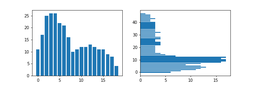
#> input picture lab_6/pics/hists/0.png, 256 x 85 px, shrunk from 630 x 210 before the run, given in place of string.bmp, which was not available
$ python utils.py   (older library calls are emulated)
#> lines starting #> are read from the running program, lines starting #| are printed output that depends on the picture; after the words box and inside, x2 and y2 are one past the last pixel; in counts of white or black regions, pixels touching at a corner belong together; pictures that were not available may be replaced by others from this repository, and a replacement may not be noted
### lab_6/binarization.py
from PIL import Image

INDENT = 10


def semitone(img):
    """Reducing the image to a semitone"""
    if str(img.mode) == "L":
        return img

    width = img.size[0]
    height = img.size[1]
    new_image = Image.new("L", (width, height))
    for x in range(width):
        for y in range(height):
            pix = img.getpixel((x, y))
            sum_ = 0.3 * pix[0] + 0.59 * pix[1] + 0.11 * pix[2]
            # sum_ = sum(pix) // 3
            new_image.putpixel((x, y), int(sum_))
    return new_image


def mono(img):
    """Converting the image to black and white."""
    if str(img.mode) == "1":
        return img

    img = semitone(img)
    integral_img = integral(img)
    width = img.size[0]
    height = img.size[1]
    new_image = Image.new("1", (width, height))

    for x in range(width):
        for y in range(height):
            pix = img.getpixel((x, y))
            int_pix = mid_pix(integral_img, x, y, width, height)
            if pix < int_pix:
                new_image.putpixel((x, y), 0)
            else:
                new_image.putpixel((x, y), 1)

    return new_image


def integral(img):
    """Calculating the integral image."""

    width = img.size[0]
    height = img.size[1]
    integral_img = [[0 for _ in range(width)] for _ in range(height)]

    for x in range(width):
        for y in range(height):
            pix = img.getpixel((x, y))
            if x == 0 and y == 0:
                new_pix = pix
            elif x == 0 and y > 0:
                new_pix = pix + integral_img[y - 1][x]
            elif x > 0 and y == 0:
                new_pix = pix + integral_img[y][x - 1]
            else:
                new_pix = (
                    pix
                    - integral_img[y - 1][x - 1]
                    + integral_img[y - 1][x]
                    + integral_img[y][x - 1]
                )
            integral_img[y][x] = new_pix
    return integral_img


def mid_pix(integral_img, x, y, width, height, indent=INDENT):
    """Average value of a pixel on an area with an indent s."""

    sqrt = 0
    pix = 0

    if y + indent >= height or x + indent >= width:
        if y + indent >= height and x + indent >= width:
            x = width - 1
            y = height - 1
            pix = (
                integral_img[y][x]
                - integral_img[y - indent][x]
                - integral_img[y][x - indent]
                + integral_img[y - indent][x - indent]
            )
            sqrt = (x + 1 - (x - indent)) * (y + 1 - (y - indent))

        elif y <= indent <= x and x + indent >= width:
            pix = (
                integral_img[y + indent][width - 1]
                - integral_img[y + indent][x - indent]
            )
            sqrt = (width - 1 - (x - indent)) * (y + indent + 1)
        elif x <= indent <= y and y + indent >= height:
            pix = (
                integral_img[height - 1][x + indent]
                - integral_img[y - indent][x + indent]
            )
            sqrt = (x + indent + 1) * (height - 1 - (y - indent) + 1)

        elif y + indent >= height:
            pix = (
                integral_img[height - 1][x + indent]
                - integral_img[y - indent][x + indent]
                - integral_img[height - 1][x - indent]
                + integral_img[y - indent][x - indent]
            )
            sqrt = (x + indent - (x - indent)) * (height - 1 - (y - indent) + 1)

        elif x + indent >= width:
            pix = (
                integral_img[y + indent][width - 1]
                - integral_img[y - indent][width - 1]
                - integral_img[y + indent][x - indent]
                + integral_img[y - indent][x - indent]
            )
            sqrt = (width - (x - indent)) * (y + indent - (y - indent) + 1)
        return pix // sqrt

    pix = integral_img[y + indent][x + indent]
    if x > indent and y > indent:
        pix = (
            pix
            - integral_img[y - indent][x + indent]
            - integral_img[y + indent][x - indent]
            + integral_img[y - indent][x - indent]
        )
        sqrt = (indent * 2 + 1) ** 2

    elif y <= indent <= x:
        pix -= integral_img[y + indent][x - indent]
        sqrt = (x + indent - (x - indent) + 1) * (y + indent + 1)
    elif x <= indent <= y:
        pix -= integral_img[y - indent][x + indent]
        sqrt = (x + indent + 1) * (y + indent - (y - indent) + 1)

    elif x < indent and y < indent:
        pix = integral_img[y][x]
        sqrt = (x + 1) * (y + 1)
    return pix // sqrt

### lab_6/utils.py
import numpy as np
from PIL import Image, ImageDraw
import matplotlib.pyplot as plt
import warnings
from binarization import mono

warnings.filterwarnings("ignore")

s = 'ابپتثجچحخدذرزژسشصضطظعغفقکگلمنوهی'

white = 255
black = 0


def get_profiles(img):
    # img = convert_to_bin(img)

    width = img.size[0]
    height = img.size[1]
    x_profiles = []
    y_profiles = []

    for x in range(width):
        bright = 0
        for y in range(height):
            pix = img.getpixel((x, y))
            if pix == black:
                bright += 1
        x_profiles.append(bright)

    for y in range(height):
        bright = 0
        for x in range(width):
            pix = img.getpixel((x, y))
            if pix == black:
                bright += 1
        y_profiles.append(bright)

    return x_profiles, y_profiles


def print_bar(img):
    x_profiles, y_profiles = get_profiles(img)
    fig, axs = plt.subplots(1, 2, figsize=(9, 3))

    axs[0].bar(np.arange(0, len(x_profiles)), height=x_profiles)
    axs[1].barh(np.arange(0, len(y_profiles)), width=y_profiles)

    plt.savefig(f"pics/reference/profile.png", dpi=70)


def convert_to_bin(img):
    if str(img.mode) != "1":
        img = mono(img)
    img.save("pics/reference/string.bmp")
    return img


def segmentation(img):
    height = img.size[1]
    x_profiles, y_profiles = get_profiles(img)
    ep = 0
    res = []
    for i in range(len(x_profiles)):

        if x_profiles[i] <= ep:
            step = 0
        else:
            step += 1
            right = i
            left = right - step
            if x_profiles[i + 1] <= ep:
                res.append((left, right))

    for i in range(len(res)):
        left, right = res[i]
        new_im = img.crop((left, 0, right + 2, height))
        new_im = reference_image(new_im)
        new_im.save(f"pics/results/{str(i)}.bmp", mode="1")
    return res


def get_hist_profile(res):
    for i in range(len(res)):
        img = Image.open(f"pics/results/{str(i)}.bmp")
        img = reference_image(img)

        x_profile, y_profile = get_profiles(img)
        fig, axs = plt.subplots(1, 2, figsize=(9, 3))

        axs[0].bar(np.arange(0, len(x_profile)), height=x_profile)
        axs[1].barh(np.arange(0, len(y_profile)), width=y_profile)

        plt.savefig(f"pics/hists/{i}.png", dpi=70)
        del fig
        del axs


def return_opt_size(font, alphabet):
    img = Image.new("1", (50, 50), "white")
    draw = ImageDraw.Draw(img)
    wmax, hmax = -1, -1
    for c in alphabet:
        sz = draw.textsize(str(c), font)
        wmax, hmax = max(wmax, sz[0]), max(hmax, sz[1])
    return wmax, hmax


def reference_image(img):
    pix = img.load()
    width, height = img.size[0], img.size[1]
    hor_p = [0 for _ in range(width)]
    ver_p = [0 for _ in range(height)]
    for i in range(width):
        for j in range(height):
            if pix[i, j] == 0:
                hor_p[i] += 1
                ver_p[j] += 1
    x0, y0, x1, y1 = 0, 0, width, height
    eps = 0
    for i in range(width):
        if hor_p[i] > eps:
            x0 = i
            break

    for i in range(width - 1, -1, -1):
        if hor_p[i] <= eps:
            x1 = i
        else:
            break

    for i in range(height):
        if ver_p[i] > eps:
            y0 = i
            break

    for i in range(height - 1, -1, -1):
        if ver_p[i] <= eps:
            y1 = i
        else:
            break

    new_sz = (x0, y0, x1, y1)
    return img.crop(new_sz)


img = Image.open("pics/reference/string.bmp")
#> img is the input picture: PIL image 256x85 RGBA; mean R, G, B, A 212.9, 228, 238.5, 255
img_bin = convert_to_bin(img)
#> in semitone, `new_image = Image.new("L", (width, height))`: new_image: PIL image 256x85 L; every value is 0
#> after the loop in semitone, `for x in range(width):`:
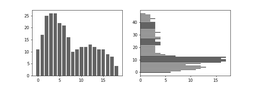
#> new_image: PIL image 256x85 L; min 75, max 255, mean 224.5
#> after the loop in integral, `for x in range(width):`: integral_img = 85 items
#> the loop in mono, `for x in range(width):` made 256 passes
#> after the loop in mono, `for x in range(width):`:
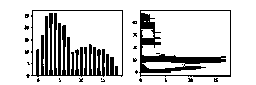
#> new_image: PIL image 256x85 1; 82.1% white; 24 black regions (22 under 20 px), largest, box (x1, y1, x2, y2) and area: (31, 10, 123, 77) 2164, (139, 10, 231, 77) 1519
# print_bar(img_bin)
arr = segmentation(img_bin)
#> the loop in segmentation, `for i in range(len(res)):` made 4 passes
#> pass 2, in segmentation, `new_im = img.crop((left, 0, right + 2, height))`:
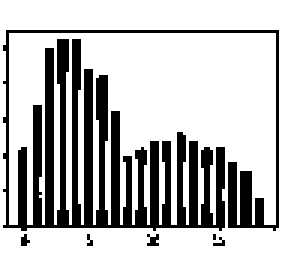
#> new_im: PIL image 94x85 1 (shown 3 times larger); 72.5% white; 6 black regions (5 under 20 px), largest, box (x1, y1, x2, y2) and area: (1, 10, 93, 77) 2164
#> pass 2, in segmentation, `new_im = reference_image(new_im)`:
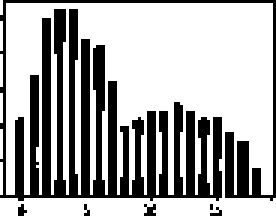
#> new_im: PIL image 92x72 1 (shown 3 times larger); 66.8% white; 6 black regions (5 under 20 px), largest, box (x1, y1, x2, y2) and area: (0, 0, 92, 67) 2164
#> after the loop in segmentation, `for i in range(len(res)):`:
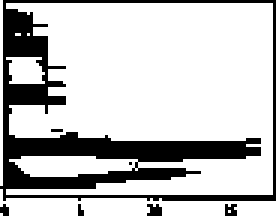
#> new_im: PIL image 92x72 1 (shown 3 times larger); 76.3% white; 7 black regions (6 under 20 px), largest, box (x1, y1, x2, y2) and area: (0, 0, 92, 67) 1519
print(arr)
#| [(23, 29), (30, 122), (131, 137), (138, 230)]
get_hist_profile(arr)
#> in get_hist_profile, `plt.savefig(f"pics/hists/{i}.png", dpi=70)`:
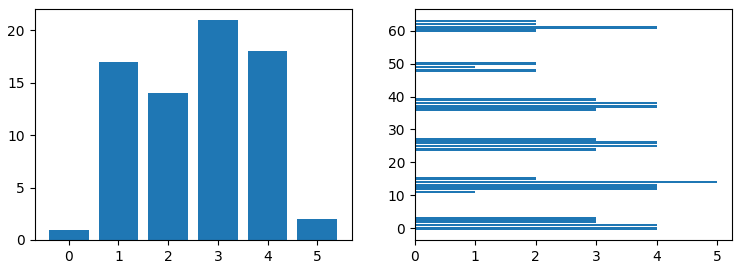
#> figure drawn by matplotlib, 2 panels; panel 1: tallest bar 21 high, from x = 2.6 to 3.4
segmentation(img_bin)
#> the loop in segmentation (call 2), `for i in range(len(res)):` made 4 passes
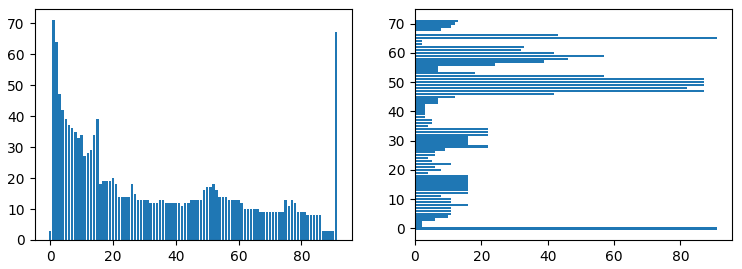
#> figure drawn by matplotlib, 2 panels; panel 1: tallest bar 71 high, from x = 0.6 to 1.4
